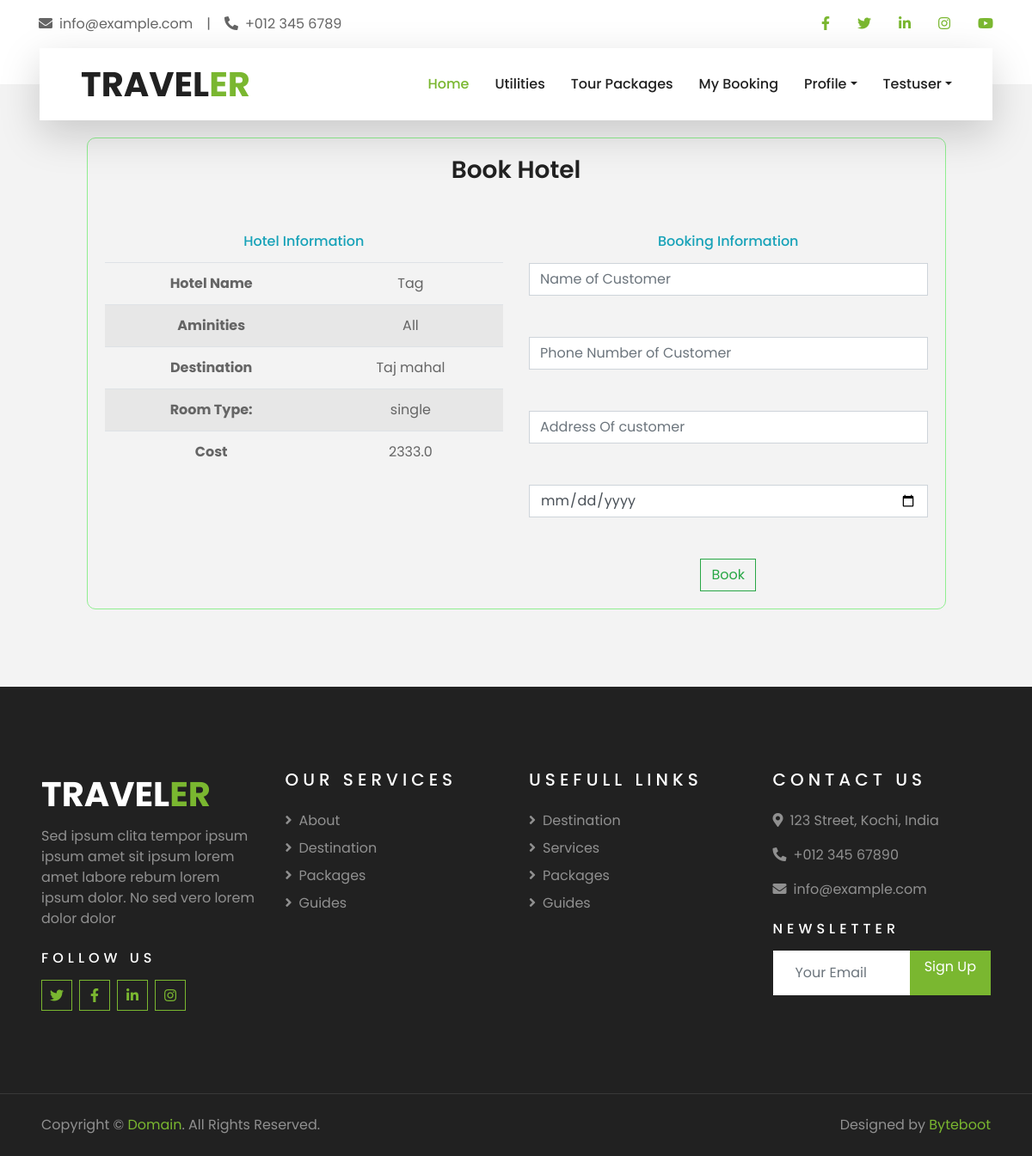
/destinations/BookHotel/1 (signed in), run on the app's committed database.
### Destinations/models.py (models this page shows)
class Hotels(models.Model):
    options = (("single","single"),("double","double"),("suite","suite"),("dormetory","dormetory"))
    Hotel_Name = models.CharField(max_length=255)
    Room_Category = models.CharField(max_length=255,choices=options)
    Address = models.CharField(max_length=255)
    Destination_Near = models.ForeignKey(Destination, on_delete=models.SET_NULL,null=True,blank=True)
    Aminities = models.CharField(max_length=255)
    Price = models.FloatField()
    Hotel_pic = models.FileField(upload_to="Rest_pic")
    availability = models.BooleanField(default=True)

class Destination(models.Model):
    destination_name = models.CharField(max_length=255)
    key_words = models.CharField(max_length=255)
    image = models.FileField(upload_to="destination_image")
    place = models.CharField(max_length=255)
    district = models.CharField(max_length=255)
    contry = models.ForeignKey(Contry, on_delete=models.CASCADE)
    date = models.DateField(auto_now_add=True)
    attractions = models.CharField(max_length=1000)
    address = models.TextField(max_length=1000)
    postel_code = models.IntegerField()
    def __str__(self):
        return self.destination_name

### Destinations/views.py (the view, shortened to what this page needs)
# urls.py: path("BookHotel/<int:pk>",views.BookHotel,name="BookHotel"),
@login_required(login_url="SignIn")
def BookHotel(request,pk):
    hotel = Hotels.objects.get(id= pk)
    context = {
        "hotel":hotel
    }
    return render(request, "bookhotel.html",context)

### templates/bookhotel.html (shortened to what this page needs)
{% extends "index.html" %}
{% block content %}
<div class="container">
    <div class="content">
        <h3>Book Hotel</h3>
        <br><br>
        <div class="row">
            <div class="col-md-6">
                <h6 class="text-info mb-3">Hotel Information</h6>
                <table class="table table-striped border-0">
                    <tr>
                        <tr>
                            <th>Hotel Name</th>
                            <td>{{hotel.Hotel_Name}}</td>
                        </tr>
                        <tr>
                            <th>Aminities</th>
                            <td>{{hotel.Aminities}}</td>
                        </tr>
                        <th>
                            Destination
                        </th>
                        <td>
                        {{hotel.Destination_Near}}
                        </td>
                    </tr>
                    <tr>
                        <th>Room Type:</th>
                        <td>{{hotel.Room_Category}}</td>
                    </tr>
                    <tr>
                        <th>Cost</th>
                        <td>{{hotel.Price}}</td>
                    </tr>
                </table>
            </div>
            <div class="col-md-6">
                <h6 class="text-info mb-3">Booking Information</h6>
                <form method="post">
                    <input type="text" placeholder="Name of Customer" class="form-control" name="name" required><br><br>
                    <input type="text" placeholder="Phone Number of Customer" class="form-control" name="phone" required> <br><br>
                    <input type="text" placeholder="Address Of customer" class="form-control" name="address" required><br><br>
                    <input type="date"  class="form-control" name="date" required><br><br>
                    <button type="submit" class="btn btn-outline-success">Book</button>
                </form>
            </div>
        </div>
    </div>
    </div>
{% endblock %}

### templates/index.html (shortened to what this page needs)
<!DOCTYPE html>
{% load static %}
<html lang="en">
<head>
    <link rel="stylesheet" href="https://cdn.jsdelivr.net/npm/bootstrap-icons@1.11.3/font/bootstrap-icons.min.css">
    <link href="https://cdnjs.cloudflare.com/ajax/libs/font-awesome/5.10.0/css/all.min.css" rel="stylesheet">
    <link href="{%static 'lib/owlcarousel/assets/owl.carousel.min.css' %}" rel="stylesheet">
    <link href="{%static 'lib/tempusdominus/css/tempusdominus-bootstrap-4.min.css' %}" rel="stylesheet" />
    <link href="{%static 'css/style.css' %}" rel="stylesheet">
</head>
<body>
    <div class="container-fluid bg-light pt-3 d-none d-lg-block">
        <div class="container">
            <div class="row">
                <div class="col-lg-6 text-center text-lg-left mb-2 mb-lg-0">
                    <div class="d-inline-flex align-items-center">
                        <p><i class="fa fa-envelope mr-2"></i>info@example.com</p>
                        <p class="text-body px-3">|</p>
                        <p><i class="fa fa-phone-alt mr-2"></i>+012 345 6789</p>
                    </div>
                </div>
                <div class="col-lg-6 text-center text-lg-right">
                    <div class="d-inline-flex align-items-center">
                        <a class="text-primary px-3" href="">
                            <i class="fab fa-facebook-f"></i>
                        </a>
                        <a class="text-primary px-3" href="">
                            <i class="fab fa-twitter"></i>
                        </a>
                        <a class="text-primary px-3" href="">
                            <i class="fab fa-linkedin-in"></i>
                        </a>
                        <a class="text-primary px-3" href="">
                            <i class="fab fa-instagram"></i>
                        </a>
                        <a class="text-primary pl-3" href="">
                            <i class="fab fa-youtube"></i>
                        </a>
                    </div>
                </div>
            </div>
        </div>
    </div>
    <div class="container-fluid position-relative nav-bar p-0">
        <div class="container-lg position-relative p-0 px-lg-3" style="z-index: 9;">
            <nav class="navbar navbar-expand-lg bg-light navbar-light shadow-lg py-3 py-lg-0 pl-3 pl-lg-5">
                <a href="" class="navbar-brand">
                    <h1 class="m-0 text-primary"><span class="text-dark">TRAVEL</span>ER</h1>
                </a>
                <div class="collapse navbar-collapse justify-content-between px-3" id="navbarCollapse">
                    <div class="navbar-nav ml-auto py-0">
                        <a href="{%url 'IndexOne'%}" class="nav-item nav-link active">Home</a>
                        <a href="{%url 'Index'%}" class="nav-item nav-link ">Utilities</a>
                        <a href="#package" class="nav-item nav-link">Tour Packages</a>
                        {% if request.user.is_authenticated %}
                        <a href="{%url 'Mybookings' %}" class="nav-item nav-link">My Booking</a>
                        <div class="nav-item dropdown">
                            <a href="#" class="nav-link dropdown-toggle" data-toggle="dropdown">Profile</a>
                        </div>
                        <div class="nav-item dropdown">
                            <a href="#" class="nav-link dropdown-toggle" data-toggle="dropdown">{{request.user.first_name}}</a>
                        </div>
                        {% endif %}
                    </div>
                </div>
            </nav>
        </div>
    </div>
    {% block content %}{% endblock %}
    <div class="container-fluid bg-dark text-white-50 py-5 px-sm-3 px-lg-5" style="margin-top: 90px;">
        <div class="row pt-5">
            <div class="col-lg-3 col-md-6 mb-5">
                <a href="" class="navbar-brand">
                    <h1 class="text-primary"><span class="text-white">TRAVEL</span>ER</h1>
                </a>
                <p>Sed ipsum clita tempor ipsum ipsum amet sit ipsum lorem amet labore rebum lorem ipsum dolor. No sed vero lorem dolor dolor</p>
                <h6 class="text-white text-uppercase mt-4 mb-3" style="letter-spacing: 5px;">Follow Us</h6>
                <div class="d-flex justify-content-start">
                    <a class="btn btn-outline-primary btn-square mr-2" href="#"><i class="fab fa-twitter"></i></a>
                    <a class="btn btn-outline-primary btn-square mr-2" href="#"><i class="fab fa-facebook-f"></i></a>
                    <a class="btn btn-outline-primary btn-square mr-2" href="#"><i class="fab fa-linkedin-in"></i></a>
                    <a class="btn btn-outline-primary btn-square" href="#"><i class="fab fa-instagram"></i></a>
                </div>
            </div>
            <div class="col-lg-3 col-md-6 mb-5">
                <h5 class="text-white text-uppercase mb-4" style="letter-spacing: 5px;">Our Services</h5>
                <div class="d-flex flex-column justify-content-start">
                    <a class="text-white-50 mb-2" href="#"><i class="fa fa-angle-right mr-2"></i>About</a>
                    <a class="text-white-50 mb-2" href="#desti"><i class="fa fa-angle-right mr-2"></i>Destination</a>
                    <a class="text-white-50 mb-2" href="#package"><i class="fa fa-angle-right mr-2"></i>Packages</a>
                    <a class="text-white-50 mb-2" href="#guides"><i class="fa fa-angle-right mr-2"></i>Guides</a>
                </div>
            </div>
            <div class="col-lg-3 col-md-6 mb-5">
                <h5 class="text-white text-uppercase mb-4" style="letter-spacing: 5px;">Usefull Links</h5>
                <div class="d-flex flex-column justify-content-start">
                    <a class="text-white-50 mb-2" href="#desti"><i class="fa fa-angle-right mr-2"></i>Destination</a>
                    <a class="text-white-50 mb-2" href="#"><i class="fa fa-angle-right mr-2"></i>Services</a>
                    <a class="text-white-50 mb-2" href="#"><i class="fa fa-angle-right mr-2"></i>Packages</a>
                    <a class="text-white-50 mb-2" href="#guides"><i class="fa fa-angle-right mr-2"></i>Guides</a>
                </div>
            </div>
            <div class="col-lg-3 col-md-6 mb-5">
                <h5 class="text-white text-uppercase mb-4" style="letter-spacing: 5px;">Contact Us</h5>
                <p><i class="fa fa-map-marker-alt mr-2"></i>123 Street, Kochi, India</p>
                <p><i class="fa fa-phone-alt mr-2"></i>+012 345 67890</p>
                <p><i class="fa fa-envelope mr-2"></i>info@example.com</p>
                <h6 class="text-white text-uppercase mt-4 mb-3" style="letter-spacing: 5px;">Newsletter</h6>
                <div class="w-100">
                    <div class="input-group">
                        <input type="text" class="form-control border-light" style="padding: 25px;" placeholder="Your Email">
                        <div class="input-group-append">
                            <a href="{%url 'SignUp' %}" class="btn btn-primary px-3">Sign Up</a>
                        </div>
                    </div>
                </div>
            </div>
        </div>
    </div>
    <div class="container-fluid bg-dark text-white border-top py-4 px-sm-3 px-md-5" style="border-color: rgba(256, 256, 256, .1) !important;">
        <div class="row">
            <div class="col-lg-6 text-center text-md-left mb-3 mb-md-0">
                <p class="m-0 text-white-50">Copyright &copy; <a href="#">Domain</a>. All Rights Reserved.</a>
                </p>
            </div>
            <div class="col-lg-6 text-center text-md-right">
                <p class="m-0 text-white-50">Designed by <a href="#">Byteboot</a>
                </p>
            </div>
        </div>
    </div>
</body>
</html>

### templates/bookhotel.html (style rules this page uses)
.content { width:90%; margin: auto; margin-top: 20px; margin-bottom: 20px; border-radius: 10px; border: 1px solid lightgreen; padding: 20px; text-align: center; }

### data on the page
Hotels: Hotel_Name "Tag", Aminities "All", Destination_Near "Taj mahal", Room_Category "single", Price "2333.0"

### other printed values
{{ request.user.first_name }} "Testuser"
